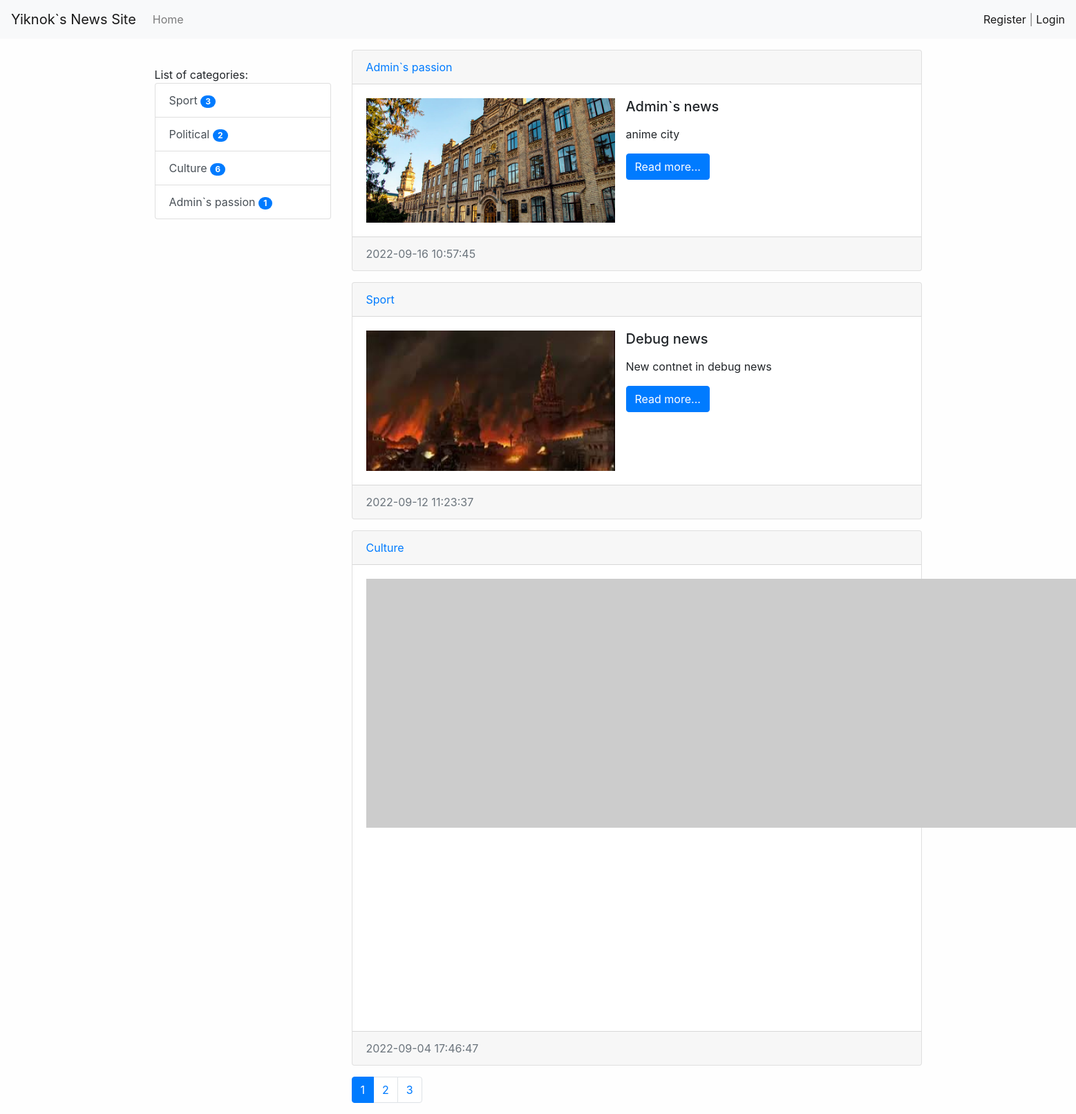
The page / on the database its author committed.
### news/models.py (models this page shows, shortened)
class Category(models.Model):
    title = models.CharField(max_length=150, db_index=True, verbose_name='Category title')
    def get_absolute_url(self):
        return reverse('category',kwargs={'category_id':self.pk})
    class Meta:
        verbose_name = 'Category'
        verbose_name_plural = 'Categories'
        ordering = ['title']

class News(models.Model):
    title = models.CharField(max_length=150, verbose_name='News Title')
    content = models.TextField(blank=True, verbose_name='News Content')
    created_at = models.DateTimeField(auto_now_add=True, verbose_name='Created At:')
    updated_at = models.DateTimeField(auto_now=True, verbose_name='Last Update:')
    photo = models.ImageField(upload_to='photos/%Y/%m/%d', blank=True, verbose_name='Photo')
    is_published=models.BooleanField(default=True,verbose_name='Published')
    category = models.ForeignKey('Category', on_delete=models.PROTECT, verbose_name='News Category')
    views = models.IntegerField(default=0)
    def get_absolute_url(self):
        return reverse('view_news',kwargs={'pk':self.pk})
    class Meta:
        verbose_name = 'News'
        verbose_name_plural = 'News'
        ordering = ['-created_at']

### news/views.py (the view)
# urls.py: path('', HomeNews.as_view(), name='home'),
class HomeNews(MyMixin, ListView):
    model = News
    template_name = 'news/class_index.html'
    context_object_name = 'news'
    paginate_by = 3
    def get_context_data(self, *, object_list=None, **kwargs):
        context = super().get_context_data(**kwargs)
        context['title'] = self.get_upper('Home page')
        return context
    def get_queryset(self):
        return News.objects.filter(is_published=True).select_related('category')

### news/templatetags/news_tags.py (called while the page is built)
@register.simple_tag()
def get_categories():
    return Category.objects.all()

@register.inclusion_tag('news/list_categories.html')
def show_categories(arg1, arg2):
    categories = Category.objects.annotate(cnt=Count('news',filter=F('news__is_published'))).filter(cnt__gt=0)
    return {'categories': categories, 'arg1': arg1, 'arg2': arg2}

### news/utils.py (called while the page is built)
    def get_upper(self, string):
        if isinstance(string, str):
            return string.upper()
        else:
            return string.title.upper()

### news/templates/news/class_index.html (shortened to what this page needs)
{% extends 'base.html' %}
{%block sidebar%}
{%include 'inc/_sidebar.html'%}
{%endblock%}
{%block content%}
{% for item in news%}
<div class="card mb-3">
    <div class="card-header">
        <a href="{{item.category.get_absolute_url}}">{{item.category.title}}</a>
    </div>
    <div class="card-body">
        <div class="media">
            {%if item.photo%}
            <img src="{{item.photo.url}}" width="360" class="mr-3">
            {%else%}
            <img src="https://picsum.photos/id/1060/360/205?blur=2" class="mr-3">
            {%endif%}
            <div class="media-body">
                <h5 class="card-title">{{item.title}}</h5>
                <p class="card-text">{{item.content|truncatewords:30 | safe}}</p>
                <a href="{{item.get_absolute_url}}" class="btn btn-primary">Read more...</a>
            </div>
        </div>
    </div>
    <div class="card-footer text-muted">
        {{item.created_at | date:'Y-m-d H:i:s'}}
    </div>
</div>
{%endfor%}
{%endblock%}

### news/templates/news/list_categories.html
<div class="list-group">
    {{arg1}} {{arg2}}
    {%for item in categories%}
    <a href="{{item.get_absolute_url}}" class="list-group-item list-group-item-action">{{item.title}}     <span class="badge badge-primary badge-pill">{{item.cnt}}</span>
</a>
    {%endfor%}
</div>

### djangoPractice/static/css/style.css (style rules this page uses)
body { background-color : #fefefe; }

### rows shown on the page
Category: title "Sport", cnt "3"
Category: title "Political", cnt "2"
Category: title "Culture", cnt "6"
Category: title "Admin`s passion", cnt "1"
News: category "Admin`s passion", photo (picture), title "Admin`s news", content "anime city", created_at "2022-09-16 10:57:45"
News: category "Sport", photo (placeholder picture), title "Debug news", content "New contnet in debug news", created_at "2022-09-12 11:23:37"
News: category "Culture", created_at "2022-09-04 17:46:47"

### other values the page prints
{{ arg1 }} "List of"
{{ arg2 }} "categories:"
{{ page_num }} "1"
{{ page_num }} "2" "3"
